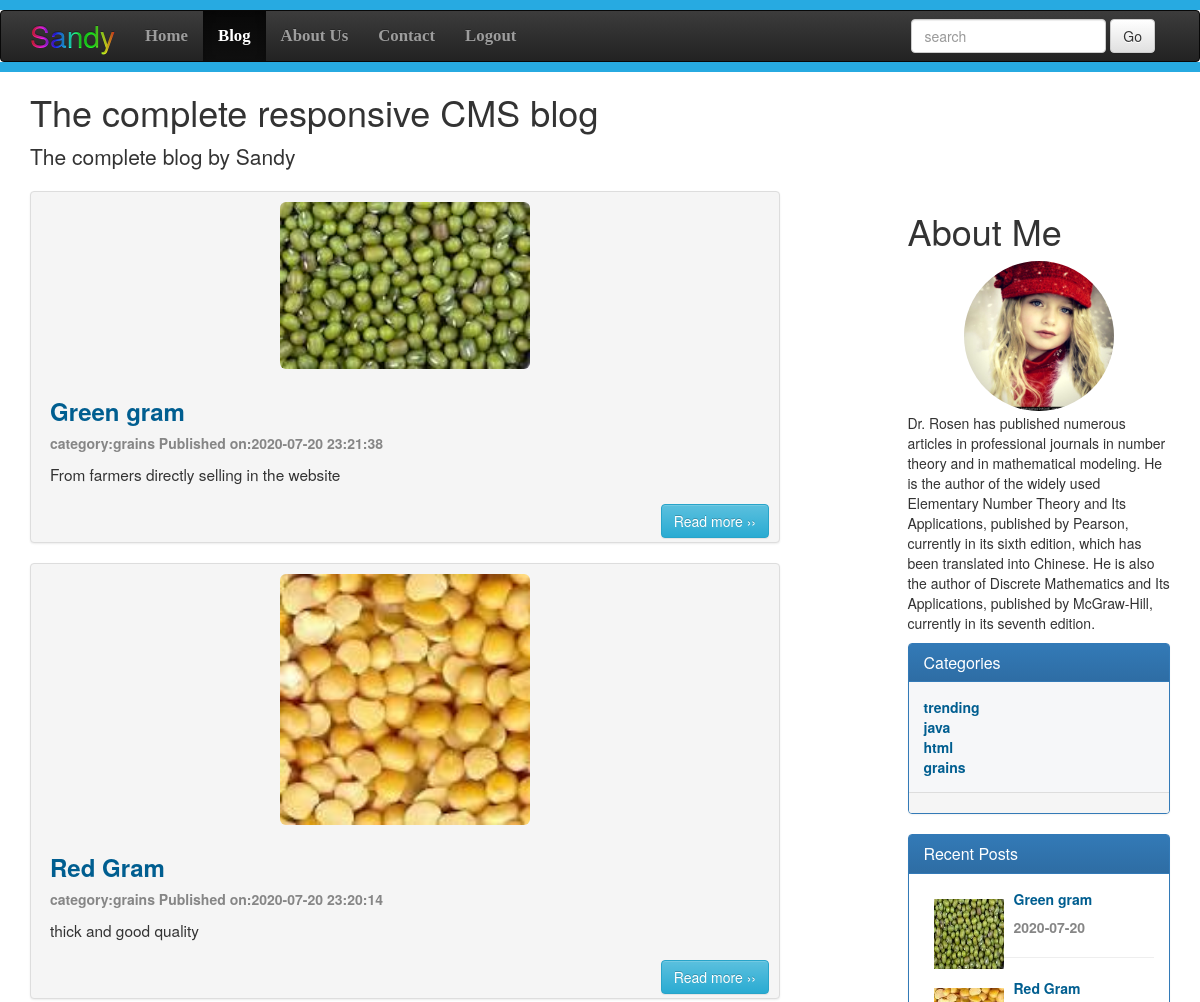
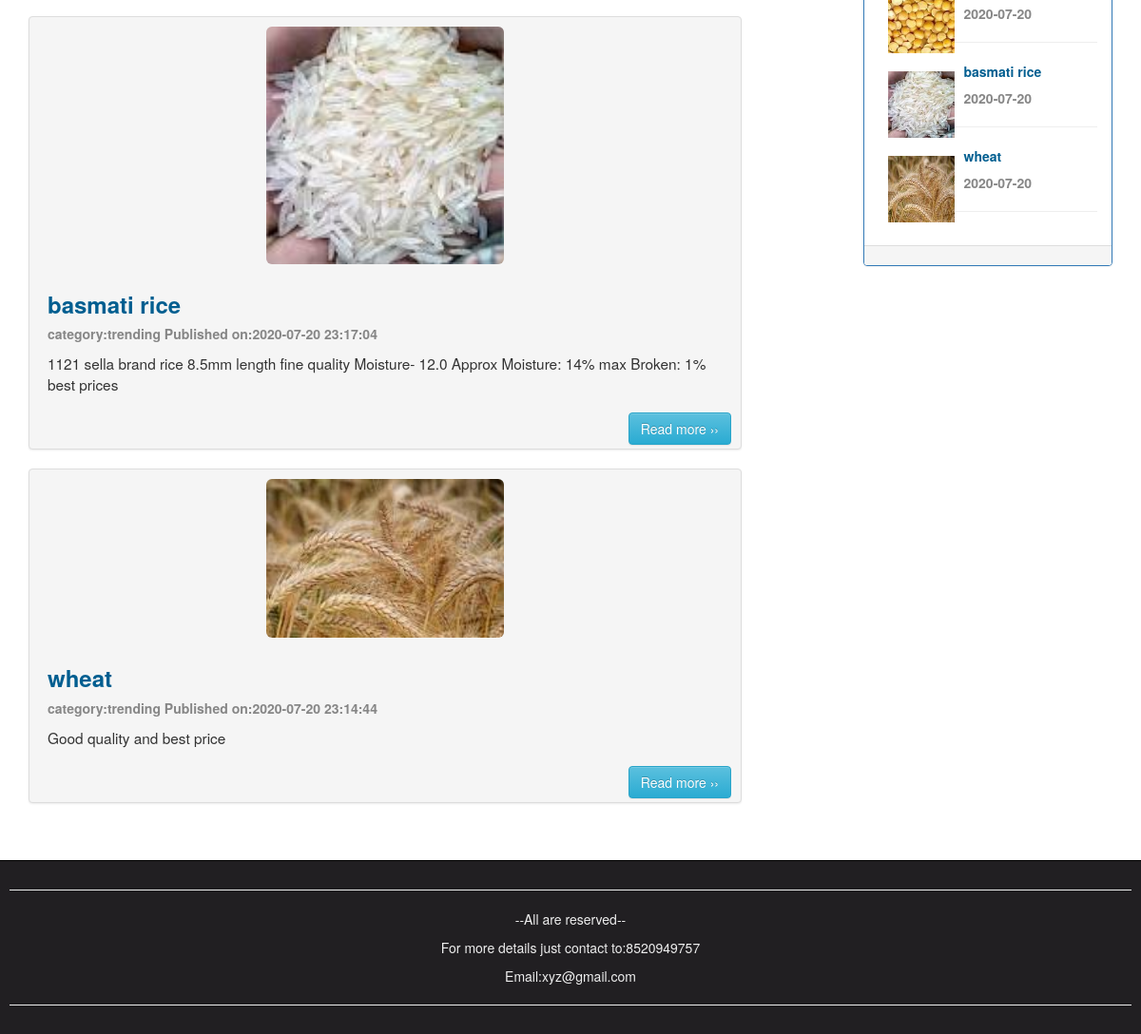
The app's page /home.php with its own data (2 pictures, top to bottom).
### tables this page shows
CREATE TABLE `tablepanel` (
  `id` int(10) NOT NULL,
  `datetime` varchar(50) NOT NULL,
  `title` varchar(200) NOT NULL,
  `category` varchar(200) NOT NULL,
  `author` varchar(100) NOT NULL,
  `image` varchar(200) NOT NULL,
  `post` varchar(10000) NOT NULL
);

CREATE TABLE `category` (
  `id` int(50) NOT NULL,
  `datetime` varchar(50) NOT NULL,
  `name` varchar(60) NOT NULL,
  `creatername` varchar(50) NOT NULL
);

### home.php (the view, shortened to what this page needs)
<!DOCTYPE>
<html>
<head>
<link rel="stylesheet" href="https://maxcdn.bootstrapcdn.com/bootstrap/3.3.7/css/bootstrap.min.css">
<link rel="stylesheet" href="https://maxcdn.bootstrapcdn.com/bootstrap/3.3.7/css/bootstrap-theme.min.css">
	 <link rel="stylesheet" href="style.css">
</head>
<body>
<div style="height:10px; background:#27aae1;"></div>
<nav class="navbar navbar-inverse" role="navigation">
    <div class="container">
	    <div class="navbar-header">
		<a class="navbar-brand" href="blog.php">
<span class="rainbow">Sandy</span>
        </a>
        </div>
		<div class="collapse navbar-collapse" id="collapse">
		<ul class="nav navbar-nav">
		   <li><a href="home.php">Home</a></li>
		   <li class="active" ><a href="blog.php">Blog</a></li>
		   <li><a href="about.php">About Us</a></li>
		   <li><a href="contact.php">Contact</a></li>
		   <li><a href="logout.php">Logout</a></li>
		</ul>
		<form action="blog.php" class="navbar-form navbar-right" >
		<div class="form-group">
		<input type="text" class="form-control" placeholder="search" name="search">
		</div>
		<button class="btn btn-default" name="searchbutton">Go</button>
		</form>
		</div>
    </div>
</nav>
<div class="line" style="height:10px; background:#27aae1;"></div>
<div class="container">
   <div class="blog-header">
     <h1>The complete responsive CMS blog</h1>
<p class="lead">The complete blog by Sandy</p>
</div>
  <div class="row">
     <div class="col-sm-8">
	    <?php
		global $Connection;
		if(isset($_GET['searchbutton'])){
			$search=$_GET['search'];
			$Query="select * from tablepanel where title LIKE '%$search%' OR datetime LIKE '%$search%' OR post LIKE '%$search%'";
		}elseif(isset($_GET['category'])){
		   $category=$_GET['category'];
		   $Query="select * from tablepanel where category='$category' order by datetime desc";
		}
		else{
		$Query="select * from tablepanel order by datetime desc LIMIT 0,5";}
        $Execute=mysqli_query($Connection,$Query);
		while($row=mysqli_fetch_array($Execute)){
			$postid=$row["id"];
			$datetime=$row["datetime"];
			$title=$row["title"];
			$category=$row["category"];
			$image=$row["image"];
			$post=$row["post"];
		?>
		<div class="blogpost thumbnail">
		  <img class="img-responsive img-rounded"  width="250" src="upload/<?php echo $image;?>">
	    <div class="caption">
		      <h3 id="heading" ><?php echo htmlentities($title); ?></h3>
			  <p class="description">category:<?php echo htmlentities($category);?>
			  Published on:<?php echo htmlentities($datetime);?></p>
			  <p class="post"><?php
			  echo $post;?></p>
		</div>
		<a href="fullpost.php?id=<?php echo $postid;?>">
		<span class="btn btn-info">Read more &rsaquo;&rsaquo;</span></a>
		</div>
		<?php } ?>
    </div>
	 <div class="col-sm-offset-1 col-sm-3">
	    <h1>About Me</h1>
		<img class="img-responsive img-circle imageicon" src="baby.jpg">
	     <p>
		 Dr. Rosen has published numerous articles
		 in professional journals in number theory
		 and in mathematical modeling. He is the
		 author of the widely used Elementary Number
		 Theory and Its Applications, published by
		 Pearson, currently in its sixth edition,
		 which has been translated into Chinese.
		 He is also the author of Discrete Mathematics
		 and Its Applications, published by McGraw-Hill,
		 currently in its seventh edition.
		 </p>
		  <div class="panel panel-primary">
		 <div class="panel-heading">
		 <h2 class="panel-title">Categories</h2>
	 </div>
	 <div class="panel-body background">
	    <?php
		global $Connection;
		$view="select * from category";
		$Executed=mysqli_query($Connection,$view);
		while($datarow=mysqli_fetch_array($Executed)){
			$category=$datarow['name'];
		?>
		<a href="blog.php?category=<?php echo $category;?>">
		<span id="heading"><?php echo $category,"<br>";?></span>
		</a>
		<?php } ?>
	 </div>
	 <div class="panel-footer">
	 </div>
  </div>
  		  <div class="panel panel-primary">
		 <div class="panel-heading">
		 <h2 class="panel-title">Recent Posts</h2>
	 </div>
	 <div class="panel-body">
	   <?php
	   global $Connection;
	   $query="select * from tablepanel order by datetime desc LIMIT 0,5";
	   $Execut=mysqli_query($Connection,$query);
	   while($data=mysqli_fetch_array($Execut)){
		   $id=$data['id'];
		   $title=$data['title'];
		   $datetime=$data['datetime'];
		   $image=$data['image'];
		   if(strlen($datetime)>11){
			   $datetime=substr($datetime,0,11);
		   }
		 ?>
		 <div>
		    <img style="margin-top:10px; margin-left:10px;" class="pull-left" src="upload/<?php echo $image;?>" width=70; height=70; >
		    <a href="fullpost.php?id=<?php echo $id;?>">
			<p id="heading" style="margin-left:90px;" ><?php echo htmlentities($title); ?></p></a>
		    <p class="description" style="margin-left:90px;" ><?php echo htmlentities($datetime); ?></p>
		 <hr>
		 </div>
	  <?php } ?>
	 </div>
	 <div class="panel-footer">
	 </div>
  </div>
	 </div>
  </div>
</div>
<div id="footer">
    <hr><p>--All are reserved--</p>
	<p>For more details just contact to:8520949757</p>
	<p>Email:xyz@gmail.com</p>
	<hr>
</div>
</body>
</html>

### style.css (style rules this page uses)
.navbar-nav li { font-weight: bold; font-family: Bitter,Georgia,Times,"Times New Roman",serif; font-size:1.2em; }
.line { margin-top: -20px; }
#footer { padding:10px; border-top: 1px solid black; color:#eeeeee; background-color:#211f22; text-align: center; }

### home.php (style rules this page uses)
.imageicon { max-width: 150px; margin: 2 auto; display; block; }
#footer { padding:10px; border-top: 1px solid black; color:#eeeeee; background-color:#211f22; text-align: center; }
.blogpost { background-color:#f5f5f5; padding-left: 10px; padding-right: 10px; padding-top: 10px; overflow: hidden; }
#heading { font-family:Bitter,Georgia,"Times New Roman".Times,serif; font-weight:bold; color:#005E90; }
.rainbow { background-image: -webkit-gradient( linear, left top, right top, color-stop(0, #f22), color-stop(0.15, #f2f), color-stop(0.3, #22f), color-stop(0.45, #2ff), color-stop(0.6, #2f2),color-stop(0.75, #2f2), color-stop(0.9, #ff2), color-stop(1, #f22) ); background-image: gradient( linear, left top, right top, color-stop(0, #f22), color-stop(0.15, #f2f), color-stop(0.3, #22f), color-stop(0.45, #2ff), color-stop(0.6, #2f2),color-stop(0.75, #2f2), color-stop(0.9, #ff2), color-stop(1, #f22) ); color:transparent; -webkit-background-clip: text; background-clip: text; font-size:30px; }
.description { color: #868686; font-weight:bold; margin-top:-2px; }
.post { font-size: 1.1em; }
.btn-info { float:right; }
.background { background-color:#F6F7F9; }

### records on screen
tablepanel: image (picture), title "Green gram", category "grains", datetime "2020-07-20 23:21:38", post "From farmers directly selling in the website", datetime "2020-07-20"
tablepanel: image (picture), title "Red Gram", category "grains", datetime "2020-07-20 23:20:14", post "thick and good quality", datetime "2020-07-20"
tablepanel: image (picture), title "basmati rice", category "trending", datetime "2020-07-20 23:17:04", post "1121 sella brand rice 8.5mm length fine quality Moisture- 12.0 Approx Moisture: 14% max Broken: 1% best prices", datetime "2020-07-20"
tablepanel: image (picture), title "wheat", category "trending", datetime "2020-07-20 23:14:44", post "Good quality and best price", datetime "2020-07-20"
category: name "trending"
category: name "java"
category: name "html"
category: name "grains"
